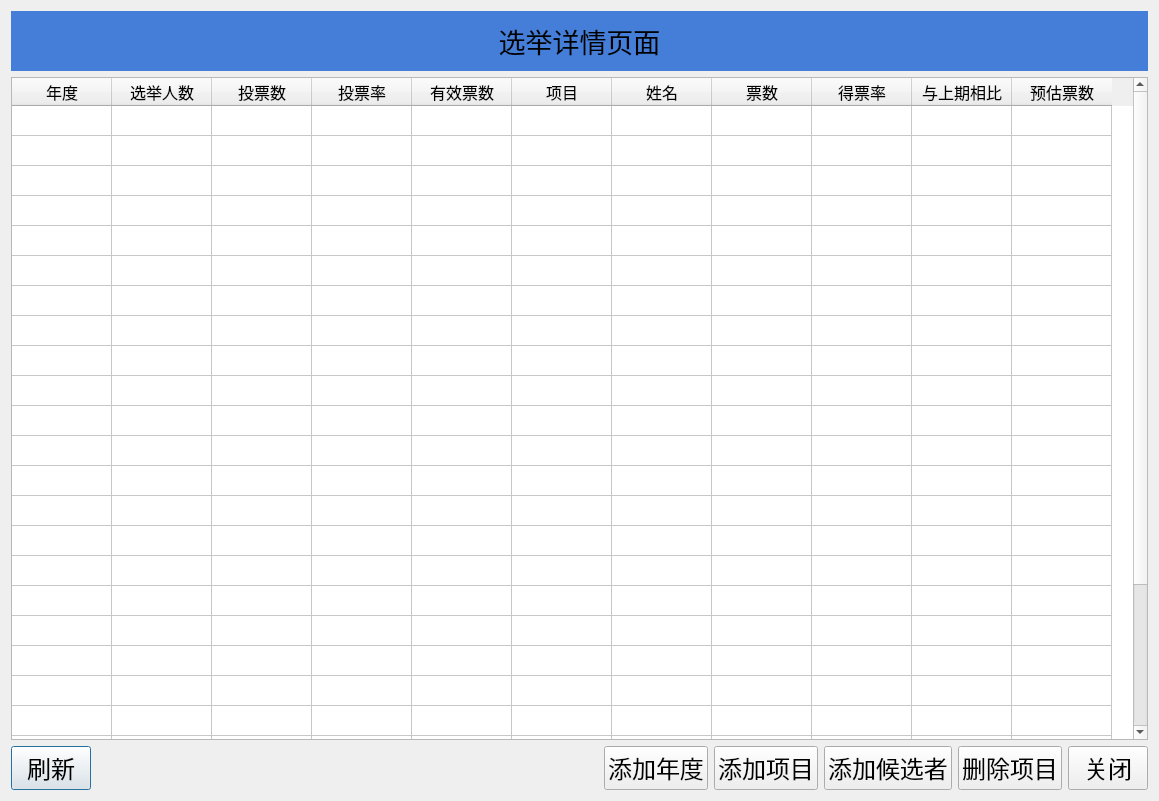
<?xml version="1.0" encoding="UTF-8"?>
<ui version="4.0">
 <class>Dialog</class>
 <widget class="QDialog" name="Dialog">
  <property name="geometry">
   <rect>
    <x>0</x>
    <y>0</y>
    <width>1159</width>
    <height>801</height>
   </rect>
  </property>
  <property name="windowTitle">
   <string>Dialog</string>
  </property>
  <layout class="QGridLayout" name="gridLayout">
   <item row="1" column="0">
    <widget class="QTableWidget" name="tableWidget">
     <property name="font">
      <font>
       <family>黑体</family>
       <pointsize>12</pointsize>
      </font>
     </property>
     <property name="verticalScrollBarPolicy">
      <enum>Qt::ScrollBarAsNeeded</enum>
     </property>
     <property name="horizontalScrollBarPolicy">
      <enum>Qt::ScrollBarAlwaysOff</enum>
     </property>
     <property name="autoScroll">
      <bool>true</bool>
     </property>
     <property name="tabKeyNavigation">
      <bool>true</bool>
     </property>
     <property name="dragEnabled">
      <bool>false</bool>
     </property>
     <property name="dragDropOverwriteMode">
      <bool>true</bool>
     </property>
     <property name="alternatingRowColors">
      <bool>false</bool>
     </property>
     <property name="selectionMode">
      <enum>QAbstractItemView::ContiguousSelection</enum>
     </property>
     <attribute name="horizontalHeaderVisible">
      <bool>true</bool>
     </attribute>
     <attribute name="verticalHeaderVisible">
      <bool>false</bool>
     </attribute>
     <row>
      <property name="text">
       <string>New Row</string>
      </property>
     </row>
     <row>
      <property name="text">
       <string>New Row</string>
      </property>
     </row>
     <row>
      <property name="text">
       <string>New Row</string>
      </property>
     </row>
     <row>
      <property name="text">
       <string>New Row</string>
      </property>
     </row>
     <row>
      <property name="text">
       <string>New Row</string>
      </property>
     </row>
     <row>
      <property name="text">
       <string>New Row</string>
      </property>
     </row>
     <row>
      <property name="text">
       <string>New Row</string>
      </property>
     </row>
     <row>
      <property name="text">
       <string>New Row</string>
      </property>
     </row>
     <row>
      <property name="text">
       <string>New Row</string>
      </property>
     </row>
     <row>
      <property name="text">
       <string>New Row</string>
      </property>
     </row>
     <row>
      <property name="text">
       <string>New Row</string>
      </property>
     </row>
     <row>
      <property name="text">
       <string>New Row</string>
      </property>
     </row>
     <row>
      <property name="text">
       <string>New Row</string>
      </property>
     </row>
     <row>
      <property name="text">
       <string>New Row</string>
      </property>
     </row>
     <row>
      <property name="text">
       <string>New Row</string>
      </property>
     </row>
     <row>
      <property name="text">
       <string>New Row</string>
      </property>
     </row>
     <row>
      <property name="text">
       <string>New Row</string>
      </property>
     </row>
     <row>
      <property name="text">
       <string>New Row</string>
      </property>
     </row>
     <row>
      <property name="text">
       <string>New Row</string>
      </property>
     </row>
     <row>
      <property name="text">
       <string>New Row</string>
      </property>
     </row>
     <row>
      <property name="text">
       <string>New Row</string>
      </property>
     </row>
     <row>
      <property name="text">
       <string>New Row</string>
      </property>
     </row>
     <row>
      <property name="text">
       <string>New Row</string>
      </property>
     </row>
     <row>
      <property name="text">
       <string>New Row</string>
      </property>
     </row>
     <row>
      <property name="text">
       <string>New Row</string>
      </property>
     </row>
     <row>
      <property name="text">
       <string>New Row</string>
      </property>
     </row>
     <row>
      <property name="text">
       <string>New Row</string>
      </property>
     </row>
     <column>
      <property name="text">
       <string>年度</string>
      </property>
     </column>
     <column>
      <property name="text">
       <string>选举人数</string>
      </property>
     </column>
     <column>
      <property name="text">
       <string>投票数</string>
      </property>
     </column>
     <column>
      <property name="text">
       <string>投票率</string>
      </property>
     </column>
     <column>
      <property name="text">
       <string>有效票数</string>
      </property>
     </column>
     <column>
      <property name="text">
       <string>项目</string>
      </property>
     </column>
     <column>
      <property name="text">
       <string>姓名</string>
      </property>
     </column>
     <column>
      <property name="text">
          <string>票数</string>
      </property>
     </column>
        <column>
            <property name="text">
                <string>得票率</string>
            </property>
        </column>
        <column>
            <property name="text">
                <string>与上期相比</string>
            </property>
        </column>
        <column>
            <property name="text">
                <string>预估票数</string>
            </property>
        </column>
        <item row="0" column="1">
            <property name="text">
                <string/>
            </property>
        </item>
        <item row="0" column="2">
            <property name="text">
       <string/>
      </property>
     </item>
     <item row="1" column="1">
      <property name="text">
       <string/>
      </property>
     </item>
     <item row="1" column="2">
      <property name="text">
       <string/>
      </property>
      <property name="flags">
       <set>ItemIsEnabled</set>
      </property>
     </item>
     <item row="1" column="4">
      <property name="text">
       <string/>
      </property>
     </item>
     <item row="2" column="1">
      <property name="text">
       <string/>
      </property>
     </item>
     <item row="2" column="2">
      <property name="text">
       <string/>
      </property>
      <property name="flags">
       <set>ItemIsEnabled</set>
      </property>
     </item>
     <item row="2" column="3">
      <property name="text">
       <string/>
      </property>
     </item>
     <item row="2" column="4">
      <property name="text">
       <string/>
      </property>
      <property name="flags">
       <set>NoItemFlags</set>
      </property>
     </item>
     <item row="3" column="1">
      <property name="text">
       <string/>
      </property>
     </item>
     <item row="3" column="2">
      <property name="text">
       <string/>
      </property>
      <property name="flags">
       <set>ItemIsEnabled</set>
      </property>
     </item>
     <item row="3" column="4">
      <property name="text">
       <string/>
      </property>
      <property name="flags">
       <set>NoItemFlags</set>
      </property>
     </item>
     <item row="4" column="1">
      <property name="text">
       <string/>
      </property>
     </item>
     <item row="4" column="2">
      <property name="text">
       <string/>
      </property>
      <property name="flags">
       <set>ItemIsEnabled</set>
      </property>
     </item>
     <item row="4" column="4">
      <property name="text">
       <string/>
      </property>
      <property name="flags">
       <set>ItemIsEnabled</set>
      </property>
     </item>
     <item row="5" column="1">
      <property name="text">
       <string/>
      </property>
     </item>
     <item row="5" column="2">
      <property name="text">
       <string/>
      </property>
      <property name="flags">
       <set>ItemIsEnabled</set>
      </property>
     </item>
     <item row="5" column="4">
      <property name="text">
       <string/>
      </property>
      <property name="flags">
       <set>ItemIsEnabled</set>
      </property>
     </item>
     <item row="6" column="1">
      <property name="text">
       <string/>
      </property>
     </item>
     <item row="6" column="2">
      <property name="text">
       <string/>
      </property>
      <property name="flags">
       <set>ItemIsEnabled</set>
      </property>
     </item>
     <item row="6" column="4">
      <property name="text">
       <string/>
      </property>
      <property name="flags">
       <set>ItemIsEnabled</set>
      </property>
     </item>
     <item row="7" column="1">
      <property name="text">
       <string/>
      </property>
     </item>
     <item row="7" column="2">
      <property name="text">
       <string/>
      </property>
      <property name="flags">
       <set>ItemIsEnabled</set>
      </property>
     </item>
     <item row="7" column="4">
      <property name="text">
       <string/>
      </property>
      <property name="flags">
       <set>ItemIsEnabled</set>
      </property>
     </item>
     <item row="8" column="1">
      <property name="text">
       <string/>
      </property>
     </item>
     <item row="8" column="2">
      <property name="text">
       <string/>
      </property>
      <property name="flags">
       <set>ItemIsEnabled</set>
      </property>
     </item>
     <item row="8" column="4">
      <property name="text">
       <string/>
      </property>
      <property name="flags">
       <set>ItemIsEnabled</set>
      </property>
     </item>
     <item row="9" column="1">
      <property name="text">
       <string/>
      </property>
     </item>
     <item row="10" column="1">
      <property name="text">
       <string/>
      </property>
     </item>
     <item row="11" column="1">
      <property name="text">
       <string/>
      </property>
     </item>
     <item row="12" column="1">
      <property name="text">
       <string/>
      </property>
     </item>
     <item row="13" column="1">
      <property name="text">
       <string/>
      </property>
     </item>
     <item row="14" column="1">
      <property name="text">
       <string/>
      </property>
     </item>
     <item row="15" column="1">
      <property name="text">
       <string/>
      </property>
     </item>
     <item row="16" column="1">
      <property name="text">
       <string/>
      </property>
     </item>
     <item row="17" column="1">
      <property name="text">
       <string/>
      </property>
     </item>
     <item row="18" column="1">
      <property name="text">
       <string/>
      </property>
     </item>
     <item row="19" column="1">
      <property name="text">
       <string/>
      </property>
     </item>
     <item row="20" column="1">
      <property name="text">
       <string/>
      </property>
     </item>
     <item row="21" column="1">
      <property name="text">
       <string/>
      </property>
     </item>
     <item row="22" column="1">
      <property name="text">
       <string/>
      </property>
     </item>
     <item row="23" column="1">
      <property name="text">
       <string/>
      </property>
     </item>
     <item row="24" column="1">
      <property name="text">
       <string/>
      </property>
     </item>
     <item row="25" column="1">
      <property name="text">
       <string/>
      </property>
     </item>
     <item row="26" column="1">
      <property name="text">
       <string/>
      </property>
     </item>
    </widget>
   </item>
   <item row="0" column="0">
    <widget class="QLabel" name="label">
     <property name="font">
      <font>
       <family>黑体</family>
       <pointsize>20</pointsize>
      </font>
     </property>
     <property name="styleSheet">
      <string notr="true">background-color: rgb(68, 126, 217);
       padding: 10px
      </string>
     </property>
     <property name="text">
      <string>选举详情页面</string>
     </property>
     <property name="alignment">
      <set>Qt::AlignCenter</set>
     </property>
    </widget>
   </item>
   <item row="3" column="0">
    <layout class="QHBoxLayout" name="horizontalLayout">
     <item>
      <widget class="QPushButton" name="btn_reflash">
       <property name="font">
        <font>
         <family>黑体</family>
         <pointsize>18</pointsize>
        </font>
       </property>
       <property name="cursor">
        <cursorShape>PointingHandCursor</cursorShape>
       </property>
       <property name="text">
        <string>刷新</string>
       </property>
      </widget>
     </item>
     <item>
      <spacer name="horizontalSpacer">
       <property name="orientation">
        <enum>Qt::Horizontal</enum>
       </property>
       <property name="sizeHint" stdset="0">
        <size>
         <width>40</width>
         <height>20</height>
        </size>
       </property>
      </spacer>
     </item>
     <item>
      <widget class="QPushButton" name="btn_addyear">
       <property name="font">
        <font>
         <family>黑体</family>
         <pointsize>18</pointsize>
        </font>
       </property>
       <property name="cursor">
        <cursorShape>PointingHandCursor</cursorShape>
       </property>
       <property name="text">
        <string>添加年度</string>
       </property>
      </widget>
     </item>
     <item>
      <widget class="QPushButton" name="btn_addpro">
       <property name="font">
        <font>
         <family>黑体</family>
         <pointsize>18</pointsize>
        </font>
       </property>
       <property name="cursor">
        <cursorShape>PointingHandCursor</cursorShape>
       </property>
       <property name="text">
        <string>添加项目</string>
       </property>
      </widget>
     </item>
     <item>
      <widget class="QPushButton" name="btn_addpeople">
       <property name="font">
        <font>
         <family>黑体</family>
         <pointsize>18</pointsize>
        </font>
       </property>
       <property name="cursor">
        <cursorShape>PointingHandCursor</cursorShape>
       </property>
       <property name="text">
        <string>添加候选者</string>
       </property>
      </widget>
     </item>
     <item>
      <widget class="QPushButton" name="btn_delete">
       <property name="font">
        <font>
         <family>黑体</family>
         <pointsize>18</pointsize>
        </font>
       </property>
       <property name="cursor">
        <cursorShape>PointingHandCursor</cursorShape>
       </property>
       <property name="text">
        <string>删除项目</string>
       </property>
      </widget>
     </item>
     <item>
      <widget class="QPushButton" name="btn_close">
       <property name="font">
        <font>
         <family>黑体</family>
         <pointsize>18</pointsize>
        </font>
       </property>
       <property name="cursor">
        <cursorShape>PointingHandCursor</cursorShape>
       </property>
       <property name="text">
        <string>关闭</string>
       </property>
      </widget>
     </item>
    </layout>
   </item>
  </layout>
 </widget>
 <resources/>
 <connections/>
</ui>
